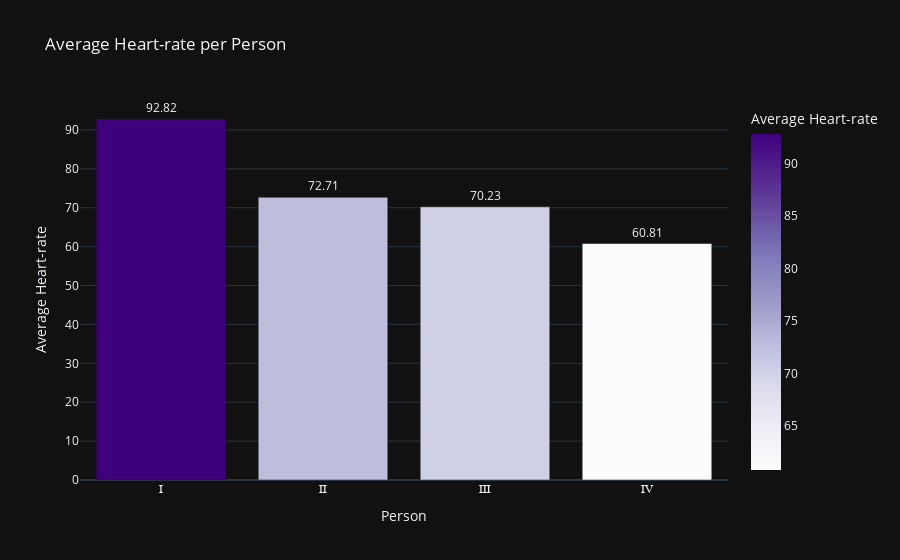

Notebook code for this chart:
### Markdown cell above
### Interactive bar plot for Heart-rate

### Code cell
import pandas as pd
import plotly.express as px

# Define columns and labels
heart_rate_columns = ['Heart-rate-Z', 'Heart-rate-R', 'Heart-rate-O', 'Heart-rate-J']
roman_labels = ['Ⅰ', 'Ⅱ', 'Ⅲ', 'Ⅳ']

# Convert to numeric to avoid errors
for col in heart_rate_columns:
    df_filled[col] = pd.to_numeric(df_filled[col], errors='coerce')

# Calculate means
heart_rate_means = [df_filled[col].mean() for col in heart_rate_columns]

# Create DataFrames for plotting
df_heart_rate = pd.DataFrame({'Person': roman_labels, 'Average Heart-rate': heart_rate_means})

# Interactive bar plot for Heart-rate
fig2 = px.bar(df_heart_rate, x='Person', y='Average Heart-rate', text='Average Heart-rate',
              title='Average Heart-rate per Person', template="plotly_dark",
              color='Average Heart-rate', color_continuous_scale='purples')

fig2.update_traces(texttemplate='%{text:.2f}', textposition='outside')
fig2.show()

### Figure 1 — Plotly figure (JSON) as saved in the notebook; plotly's stock layout.template omitted (floating-point values rounded to 4 significant figures)
{"data": [{"alignmentgroup": "True", "hovertemplate": "Person=%{x}<br>Average Heart-rate=%{marker.color}<extra></extra>", "legendgroup": "", "marker": {"color": [92.82, 72.71, 70.23, 60.81], "coloraxis": "coloraxis", "pattern": {"shape": ""}}, "name": "", "offsetgroup": "", "orientation": "v", "showlegend": false, "text": [92.82, 72.71, 70.23, 60.81], "textposition": "outside", "texttemplate": "%{text:.2f}", "type": "bar", "x": ["Ⅰ", "Ⅱ", "Ⅲ", "Ⅳ"], "xaxis": "x", "y": [92.82, 72.71, 70.23, 60.81], "yaxis": "y"}], "layout": {"barmode": "relative", "coloraxis": {"colorbar": {"title": {"text": "Average Heart-rate"}}, "colorscale": [[0, "rgb(252,251,253)"], [0.125, "rgb(239,237,245)"], [0.25, "rgb(218,218,235)"], [0.375, "rgb(188,189,220)"], [0.5, "rgb(158,154,200)"], [0.625, "rgb(128,125,186)"], [0.75, "rgb(106,81,163)"], [0.875, "rgb(84,39,143)"], [1, "rgb(63,0,125)"]]}, "legend": {"tracegroupgap": 0}, "title": {"text": "Average Heart-rate per Person"}, "xaxis": {"anchor": "y", "domain": [0, 1], "title": {"text": "Person"}}, "yaxis": {"anchor": "x", "domain": [0, 1], "title": {"text": "Average Heart-rate"}}}}
